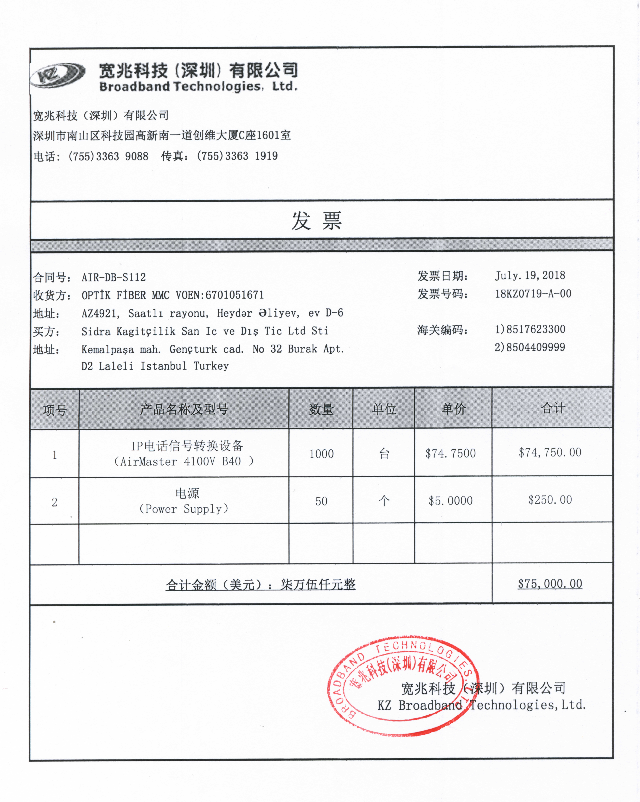
#> input picture test_data/E_frameweb.png, 640 x 802 px, found by its file name
$ python ocr_cv.py   (older library calls are emulated)
#> lines starting #> are read from the running program, lines starting #| are printed output that depends on the picture; after the words box and inside, x2 and y2 are one past the last pixel; in counts of white or black regions, pixels touching at a corner belong together
#!/usr/bin/env python
# -*- coding:utf-8 -*-

import cv2
import matplotlib.pyplot as plt
import numpy as np
import pytesseract
import os

image_path = './test_data/E_frameweb.png'
img = cv2.imread(image_path)
#> img is the input picture: shape (802, 640, 3); mean B, G, R 239, 238.2, 238.4
# img = cv2.fastNlMeansDenoisingColored(img, None, 10, 3, 3, 3)
# convert to gray image
img_gray = cv2.cvtColor(img, cv2.COLOR_BGR2GRAY)
# edge binary
sobel = cv2.Sobel(img_gray, cv2.CV_8U, 1, 0, ksize=3)
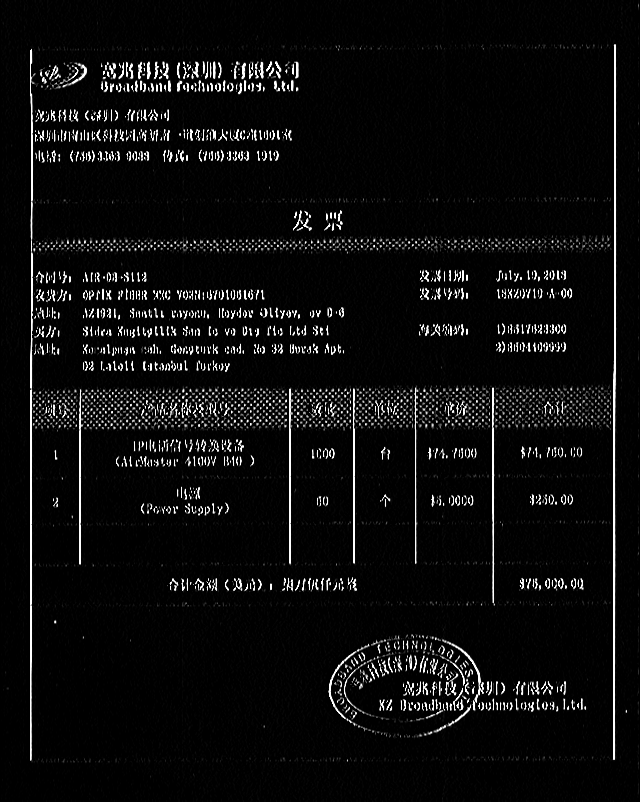
#> sobel: shape (802, 640); min 0, max 255, mean 13.1
ret, binary = cv2.threshold(sobel, 40, 255, cv2.THRESH_OTSU + cv2.THRESH_BINARY)
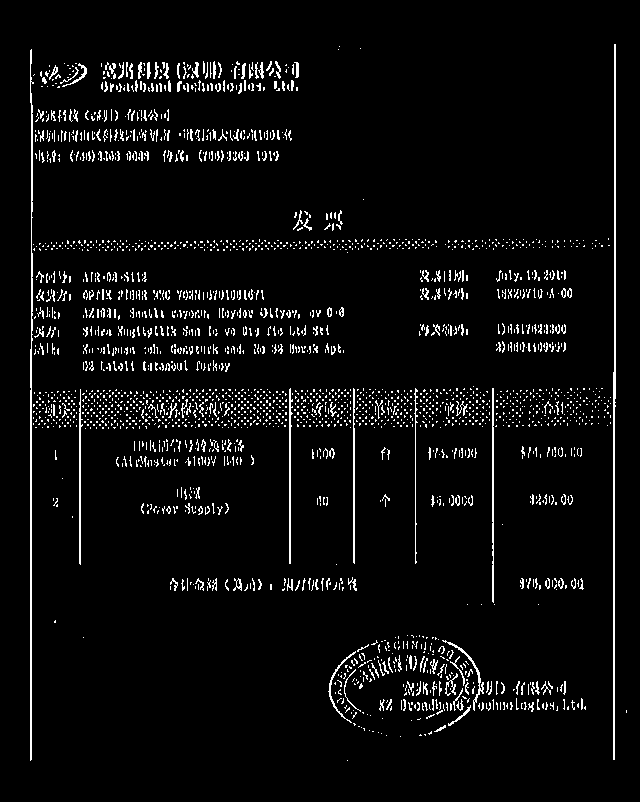
#> binary: shape (802, 640); 4.7% white in thin lines or dots, all inside (x1, y1, x2, y2) = (30, 44, 627, 761)
#> ret = 109


element1 = cv2.getStructuringElement(cv2.MORPH_RECT, (47, 6))
element2 = cv2.getStructuringElement(cv2.MORPH_RECT, (19, 3))

dilation1 = cv2.dilate(binary, element2, iterations=1)
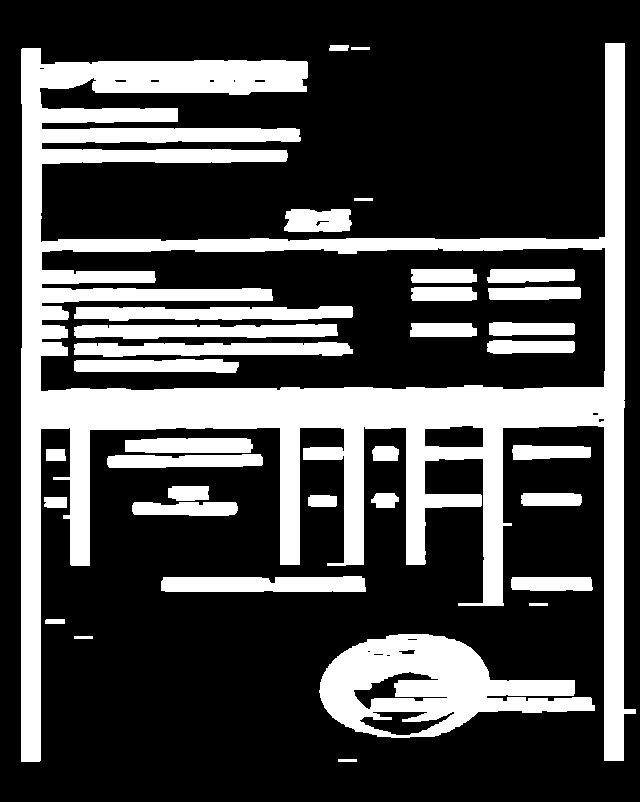
#> dilation1: shape (802, 640); 28.4% white; 34 white regions, largest, box (x1, y1, x2, y2) and area: (21, 43, 636, 762) 97018, (319, 634, 595, 738) 14939, (74, 306, 353, 321) 3305
erosion = cv2.erode(dilation1, element1, iterations=1)
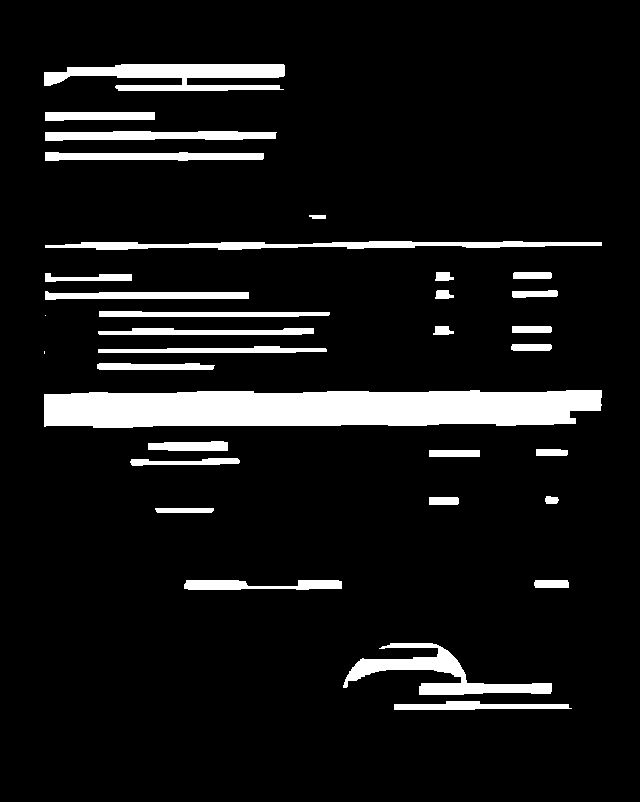
#> erosion: shape (802, 640); 8.9% white; 33 white regions (2 under 20 px), largest, box (x1, y1, x2, y2) and area: (44, 390, 602, 428) 18437, (44, 64, 285, 91) 4032, (343, 643, 552, 695) 3437

dilation2 = cv2.dilate(erosion, element2, iterations=3)
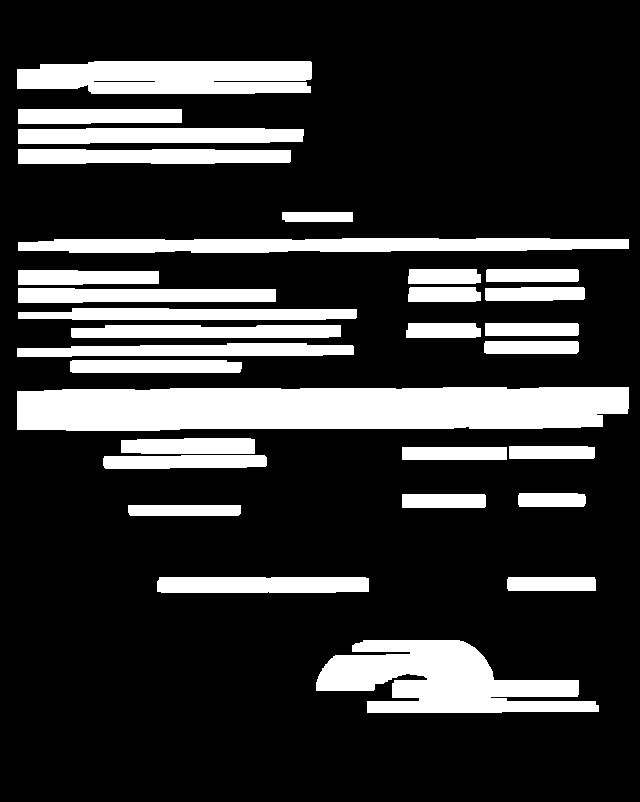
#> dilation2: shape (802, 640); 20.6% white; 30 white regions


# text region
region = []
img2, contours, hierarchy = cv2.findContours(dilation2, cv2.RETR_TREE, cv2.CHAIN_APPROX_SIMPLE)
#> contours = 31 contours; largest, box (x1, y1, x2, y2) and area: (17, 387, 629, 431) 24068, (316, 640, 599, 713) 11963, (17, 61, 312, 94) 8406, (18, 238, 629, 253) 7027, (18, 128, 304, 144) 3916
for cont in contours:
	area = cv2.contourArea(cont)
	if area < 800:
		continue
	rect = cv2.minAreaRect(cont)

	# box to store a single text rectangle
	box = cv2.boxPoints(rect)
	box = np.int0(box)

	height = abs(box[0][1] - box[2][1])
	width = abs(box[0][0] - box[2][0])

	if height > width*1.3:
		continue

	region.append(box)
#> this loop made 31 passes
#> (area, rect, box, height, width) on passes 1 to 6: (11963, ((457, 676), (72, 282), -90), [[598, 712], [316, 712], [316, 640], [598, 640]], 72, 282), (1139.5, ((551, 583.5), (13, 88), -90), [[595, 590], [507, 590], [507, 577], [595, 577]], 13, 88), (3114.5, ((262.5, 584.5), (15, 211), -90), [[368, 592], [157, 592], [157, 577], [368, 577]], 15, 211), (1115, ((184, 510), (10, 112), -90), [[240, 515], [128, 515], [128, 505], [240, 505]], 10, 112), (1078, ((443.5, 500.5), (13, 83), -90), [[485, 507], [402, 507], [402, 494], [485, 494]], 13, 83), (856, ((551.5, 499.5), (13, 67), -90), [[585, 506], [518, 506], [518, 493], [585, 493]], 13, 67)
#> area on passes 26, 31: 624.5, 122
#> after the loop, region = 29 items

for box in region:
	# [14 lines of commented-out code are left out]
	cv2.drawContours(img, [box], 0, (0,255,0), 2)
#> this loop made 29 passes
#> box on passes 1 to 12: [[598, 712], [316, 712], [316, 640], [598, 640]], [[595, 590], [507, 590], [507, 577], [595, 577]], [[368, 592], [157, 592], [157, 577], [368, 577]], [[240, 515], [128, 515], [128, 505], [240, 505]], [[485, 507], [402, 507], [402, 494], [485, 494]], [[585, 506], [518, 506], [518, 493], [585, 493]], [[103, 468], [102, 456], [265, 453], [266, 466]], [[506, 459], [402, 459], [402, 447], [506, 447]], [[594, 458], [509, 458], [509, 446], [594, 446]], [[254, 453], [121, 453], [121, 438], [254, 438]], [[17, 430], [16, 388], [627, 385], [628, 427]], [[241, 372], [70, 372], [70, 360], [241, 360]]
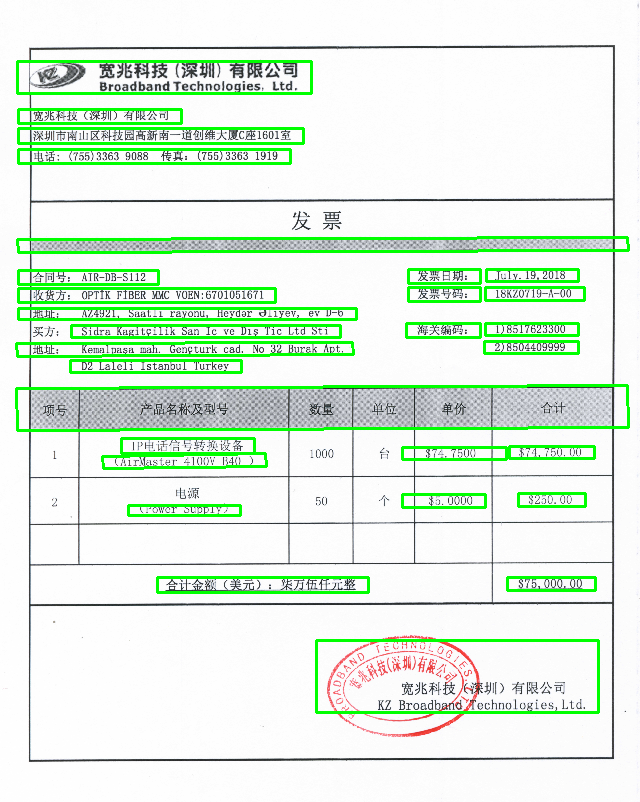
#> img: shape (802, 640, 3); 7.13% of pixels changed, all inside (x1, y1, x2, y2) = (15, 60, 630, 714)


cv2.imshow('brg', img)
cv2.waitKeyEx(0)
cv2.destroyAllWindows()
#plt.imshow(img, 'brg')
#plt.show()

$ run again, with test_data/corr_test.png copied over test_data/E_frameweb.png
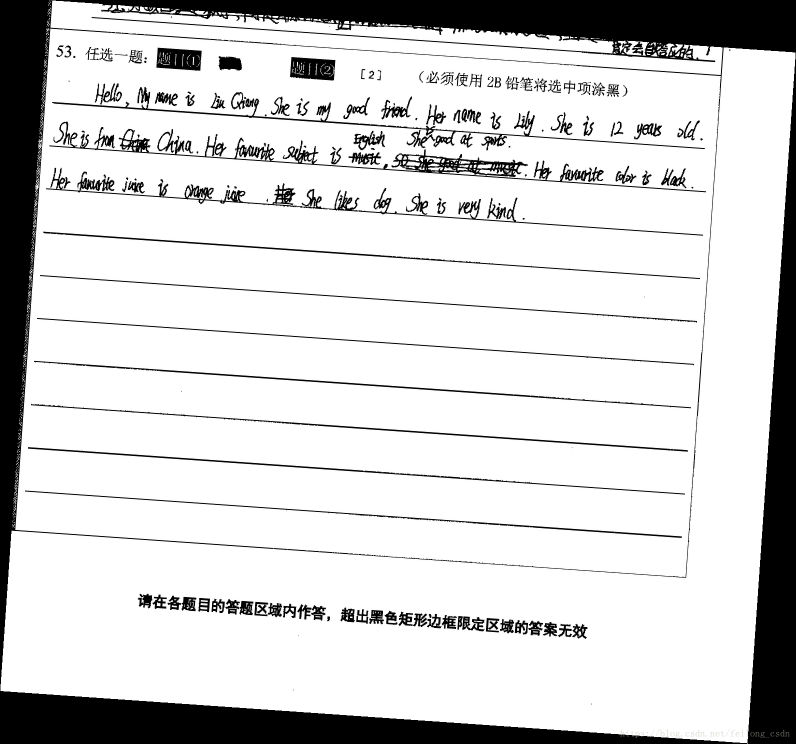
#> input picture test_data/corr_test.png, 1592 x 1487 px, found by its file name (shown at 1/2 size)
#> img is the input picture: shape (1487, 1592, 3); mean B, G, R 211.2, 211.2, 211.2
#> `ret, binary = cv2.threshold(sobel, 40, 255, cv2.THRESH_OTSU + cv2.THRE..`:
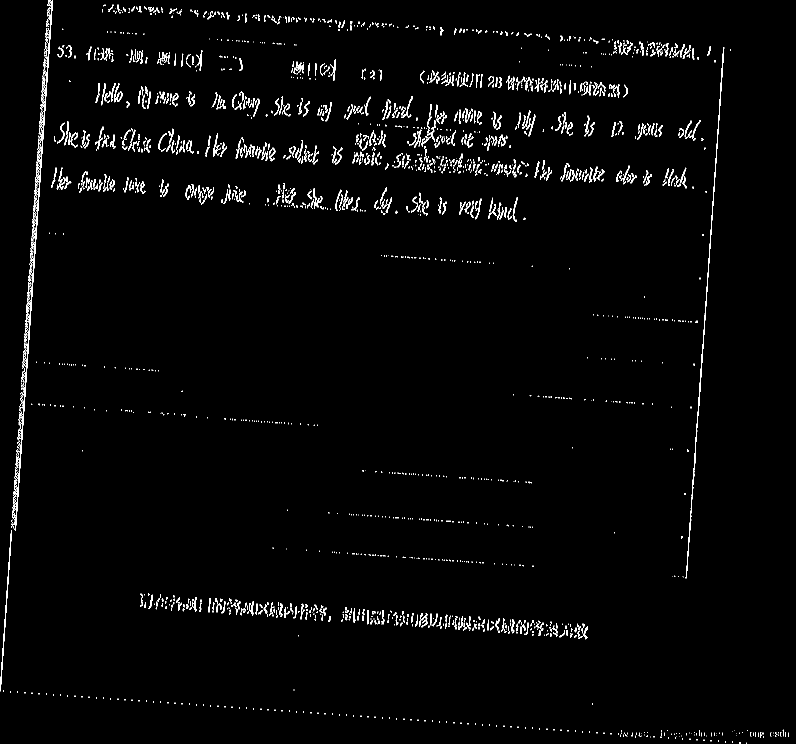
#> binary: shape (1487, 1592) (shown at 1/2 size); 2.1% white in thin lines or dots
#> ret = 120
#> dilation1: shape (1487, 1592); 12% white; 104 white regions, largest, box (x1, y1, x2, y2) and area: (0, 0, 1503, 1487) 47636, (696, 207, 1113, 362) 27639, (1177, 93, 1471, 1158) 23808
#> erosion: shape (1487, 1592); 2% white; 77 white regions (16 under 20 px), largest, box (x1, y1, x2, y2) and area: (700, 1220, 1162, 1274) 8767, (854, 145, 1242, 193) 7119, (295, 1196, 647, 1240) 6661
#> dilation2: shape (1487, 1592); 6.6% white; 40 white regions
#> contours = 42 contours, 2 with area under 20; largest, box (x1, y1, x2, y2) and area: (268, 1188, 1189, 1277) 27080, (95, 263, 651, 326) 16442, (692, 305, 1311, 366) 15116, (827, 142, 1269, 196) 12388, (191, 13, 796, 57) 7532
#> the loop `for cont in contours:` made 42 passes
#> (area, rect, box, height, width) on passes 1, 3, 4: (843.5, ((1408.5, 1468.5), (9, 99), -90), [[1458, 1473], [1359, 1473], [1359, 1464], [1458, 1464]], 9, 99), (1082.5, ((1538.5, 1468.5), (11, 103), -90), [[1590, 1474], [1487, 1474], [1487, 1463], [1590, 1463]], 11, 103), (27080, ((728.2, 1232.3), (36.23, 921.3), -85.95), [[1186, 1282], [267, 1217], [269, 1181], [1188, 1246]], 101, 917)
#> after the loop `for cont in contours:`: region = 34 items
#> the loop `for box in region: # Xs = [i[0] for i in box] # Ys = [i[1] for i in bo..` made 34 passes
#> after the loop `for box in region:`:
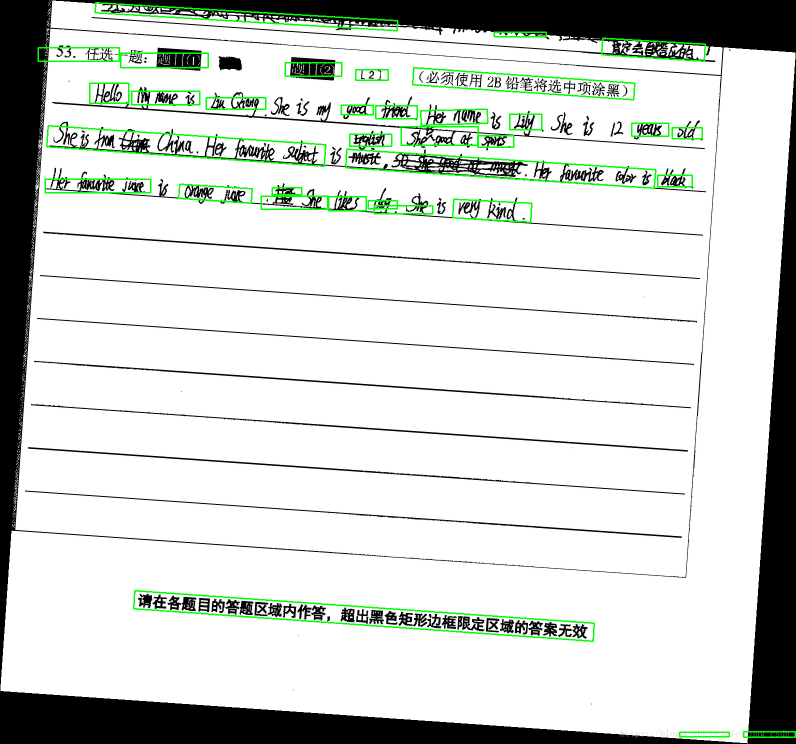
#> img: shape (1487, 1592, 3) (shown at 1/2 size); 1.81% of pixels changed, all inside (x1, y1, x2, y2) = (75, 4, 1592, 1476)
